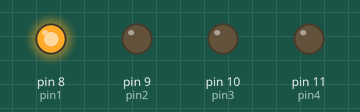
Simulated run of this sketch. Board: Arduino Uno, built with avr-gcc and run on an emulated ATmega328P. Parts: output pins drawn as LEDs (lit = HIGH). Random numbers use the default seed unless the sketch sets one.

Above: at 0.1 s.
At 1.6 s:
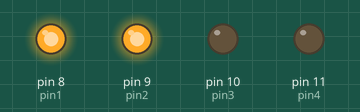
At 6.4 s:
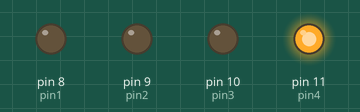
At 10.4 s:
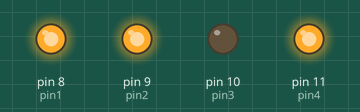
At 15.3 s:
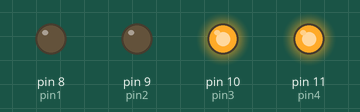
At 30.1 s:
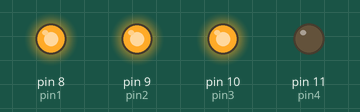
Timing chart, 0 to 40.0 s (numbered marks = the images above):
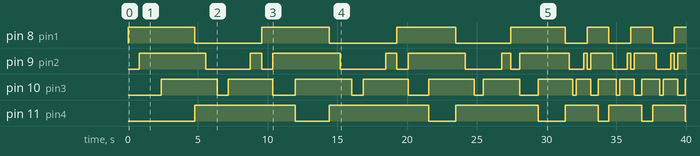

The sketch:

CharliePlexing.ino
```cpp
// set pin numbers:
const int pin1 =  8;
const int pin2 =  9;
const int pin3 =  10;
const int pin4 = 11;

const int minDelay = 1;
const int maxDelay = 1000;

int interval = 50;
int currentPin = 1;

long time = 0;
long wait = 10000;

void setup() {
  time = millis();
  Serial.begin(9600);
  randomSeed(analogRead(0));
  interval = random(minDelay, maxDelay);
}

void loop() {

  currentPin = cyclePins(currentPin);
  delay(interval);

  if (millis() - time > wait) {
    interval = random(minDelay, maxDelay);
    time = millis();
  }
}

int cyclePins(int currentPin) {

  if (currentPin == 1) {
    turnOn(pin1, pin2);
  }
  else if (currentPin == 2) {
    turnOn(pin2, pin3);
  }
  else if (currentPin == 3) {
    turnOn(pin1, pin3);
  }
  else if (currentPin == 4) {
    turnOn(pin3, pin4);
  }
  else if (currentPin == 5) {
    turnOn(pin2, pin4);
  }
  else if (currentPin == 6) {
    turnOn(pin1, pin4);
  }
  else if (currentPin == 7) {
    turnOn(pin4, pin1);
  }
  else if (currentPin == 8) {
    turnOn(pin4, pin2);
  }
  else if (currentPin == 9) {
    turnOn(pin4, pin3);
  }
  else if (currentPin == 10) {
    turnOn(pin3, pin1);
  }
  else if (currentPin == 11) {
    turnOn(pin3, pin2);
  }
  else if (currentPin == 12) {
    turnOn(pin2, pin1);
     currentPin = 0;
  }

  return ++currentPin;
}

void turnOn(int pinHigh, int pinLow) {

  //turn off all pins
  pinMode(pin1, INPUT);
  pinMode(pin2, INPUT);
  pinMode(pin3, INPUT);
  pinMode(pin4, INPUT);
  //turn on output pins
  pinMode(pinHigh, OUTPUT);
  pinMode(pinLow, OUTPUT);

  digitalWrite(pinHigh, HIGH);
  digitalWrite(pinLow,LOW);
}
```

Measured:
- by itself, pin 8 (pin1): LOW → HIGH at 0.00 s, → LOW 4.8 s later, → HIGH 4.8 s later, → LOW 4.8 s later, … (13 changes in this stretch)
- by itself, pin 9 (pin2): LOW → HIGH at 0.80 s, → LOW 4.8 s later, → HIGH 3.2 s later, → LOW 0.80 s later, … (25 changes in this stretch)
- by itself, pin 10 (pin3): LOW → HIGH at 2.4 s, → LOW 4.0 s later, → HIGH 0.80 s later, → LOW 3.2 s later, … (25 changes in this stretch)
- by itself, pin 11 (pin4): LOW → HIGH at 4.8 s, → LOW 7.2 s later, → HIGH 2.4 s later, → LOW 7.1 s later, … (12 changes in this stretch)
